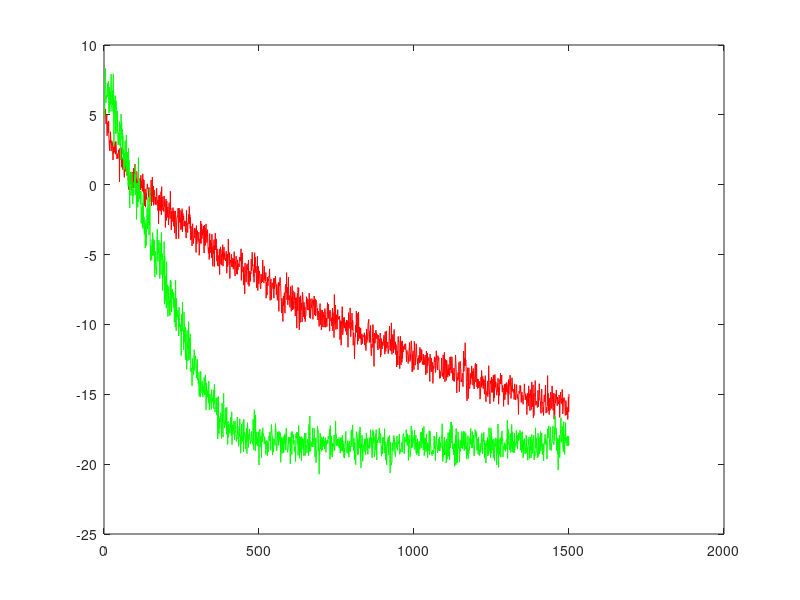

The MATLAB script that drew this image:
%================================================================
% Exercise 5.21.
% This function generates the model 
% and runs the LMS and the TDLMS algorithms 
% for the AR process input scenario. 
%=================================================================

function TDLMS
  close 
L=10;%Dimension of the unknown vector
N=1500; %Number of Data
theta=randn(L,1);%Unknown parameter
w=zeros(L,1);%Estimate vector

IterNo=100;
 
MSE1=zeros(N,IterNo);
MSE2=zeros(N,IterNo);
noisevar=0.01;
correlcoeff=0.85;

delta=0.01;
beta=0.5;
T=dctmtx(L);%DCT matrix to be used for the TDLMS
for It=1:IterNo
  xcorrel = randn(N+L-1,1);
xcorrel = filter(1,[1 correlcoeff],xcorrel); % AR
xcorrel = xcorrel/std(xcorrel);

X = convmtx(xcorrel,L)';
X(:,1:L-1) = [];

inputvec = @(n) X(:,n);


inputvec = @(n) X(:,n);

noise = randn(N,1)*sqrt(noisevar);

y = zeros(N,1);
y(1:N) = X(:,1:N)'*theta;
y = y + noise;
w=zeros(L,1);
   mu=0.01;
   
        for i=1:N
         
          
            e=y(i)-w'*inputvec(i);
            w=w+mu*e*inputvec(i);
            MSE1(i,It)=e^2;
        end
        
        w=zeros(L,1);
         mu=0.01;
         sigmasquare=delta*ones(L,1);
   Dinv=eye(L);
         for i=1:N
            intran=T'*inputvec(i);
            e=y(i)-w'*intran;
            w=w+mu*e*Dinv*intran;%Compute the updated estimate
            sigmasquare = beta* sigmasquare+(1-beta)*abs(intran).^2;%Update the weights used in the TDLMS
            Dinv=diag(1./sigmasquare);
            MSE2(i,It)=e^2;
        end

end
MSEav1=sum(MSE1')/IterNo;
MSEav2=sum(MSE2')/IterNo;

plot(10*log10(MSEav1),'r');hold on
plot(10*log10(MSEav2),'g')
